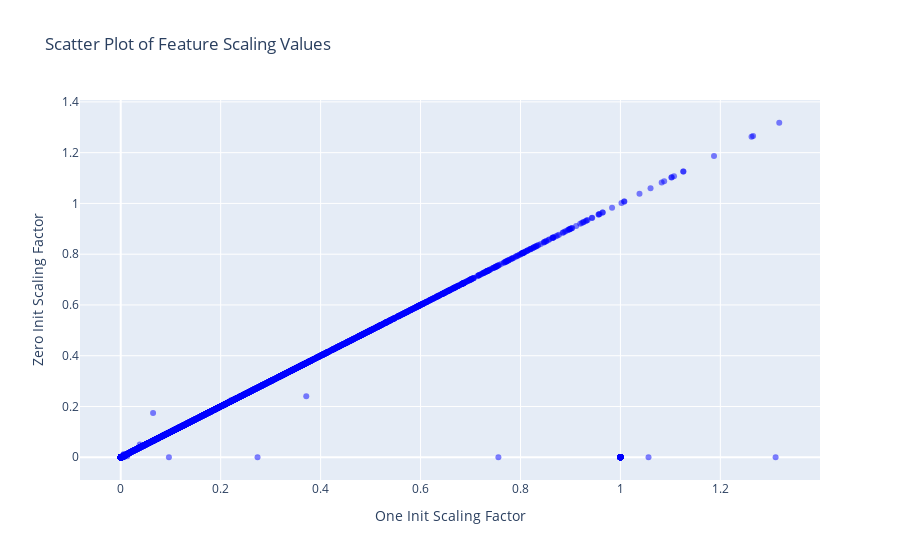

The notebook cell saved with this chart:
### Code cell
# Create scatter plot
fig = go.Figure(data=[
    go.Scatter(
        x=scaled_values_one,
        y=scaled_values_zero,
        mode='markers',
        marker=dict(
            color='blue',
            opacity=0.5
        )
    )
])

# Update layout
fig.update_layout(
    title='Scatter Plot of Feature Scaling Values',
    xaxis_title='One Init Scaling Factor',
    yaxis_title='Zero Init Scaling Factor'
)

fig.show()

### Figure 1 — Plotly figure (JSON) as saved in the notebook; plotly's stock layout.template omitted (floating-point values rounded to 4 significant figures; data arrays with more than 128 entries replaced by an {"elided": "..."} marker saying what was removed)
{"data": [{"marker": {"color": "blue", "opacity": 0.5}, "mode": "markers", "type": "scatter", "x": {"elided": "3176 float values"}, "y": {"elided": "3176 float values"}}], "layout": {"title": {"text": "Scatter Plot of Feature Scaling Values"}, "xaxis": {"title": {"text": "One Init Scaling Factor"}}, "yaxis": {"title": {"text": "Zero Init Scaling Factor"}}}}
